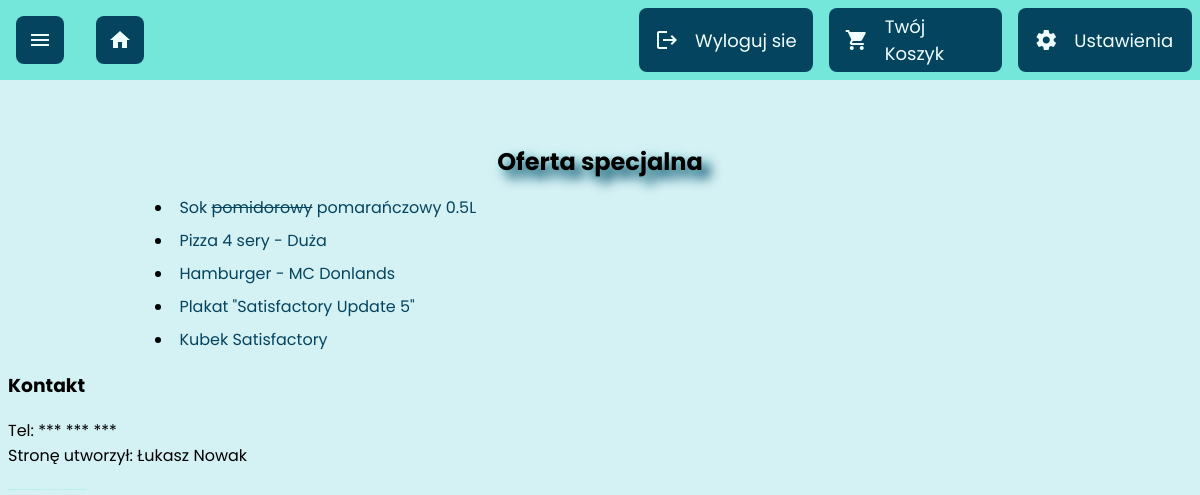
/index.php (signed in), run on the app's committed database.
### tables this page shows
CREATE TABLE `products` (
  `product_id` int(11) NOT NULL,
  `name` text NOT NULL,
  `price` decimal(10,2) NOT NULL,
  `quantity` int(11) NOT NULL,
  `category_id` int(11) NOT NULL,
  `picture_path` varchar(200) NOT NULL,
  `description` text NOT NULL
);

### index.php (the view)
<?php
include_once "components/head.php";
include_once "components/header.php";
include_once "components/nav.php";
?>
<main>
  <h2 class="subtitle">Oferta specjalna</h2>
  <ul>
  <?php
    $q1 = "SELECT * FROM `products` WHERE category_id = 13";
    $conn = connect();
    $res = $conn ->query($q1);
    while($row = $res->fetch_object()){
      echo "<li><a class='special-offer' href='product.php?id=$row->product_id'>" . $row->name . "</a></li>";
    }
  ?>
  </ul>
</main>
<?php
include_once "components/footer.php";
include_once "components/foot.php";
?>

### styles/style.css (style rules this page uses)
* { box-sizing: border-box; font-family: 'Poppins', sans-serif; text-decoration: none; }
body { background-color: #D4F1F4; margin-top: 7rem; }
main { width: 950px; margin: auto; }
li { margin: 0.5rem; }
a { text-decoration: none; color: #00375c; }
.special-offer { color: #05445E; transition: 0.6s; padding: 0.4rem; }
.subtitle { text-align: center; margin: 0rem; padding-top: 2rem; text-shadow: 0.5rem 0.5rem 0.7rem #00375c, 0.3rem 0.3rem 0.7rem #75E6DA; }

### data on the page
products: name "Sok pomidorowy pomarańczowy 0.5L"
products: name "Pizza 4 sery - Duża"
products: name "Hamburger - MC Donlands"
products: name "Plakat \"Satisfactory Update 5\""
products: name "Kubek Satisfactory"
